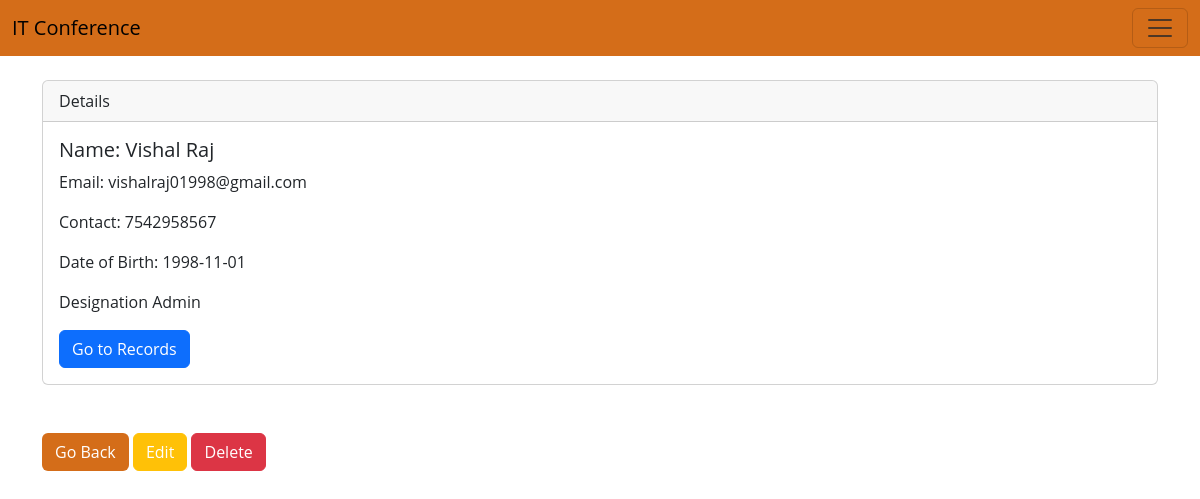
Screenshot of /view.php?id=7 with the database file from the repository.
### tables this page shows
CREATE TABLE IF NOT EXISTS `attendee` (
  `attendee_id` int(11) NOT NULL AUTO_INCREMENT,
  `attendee_name` varchar(100) NOT NULL,
  `attendee_dob` date NOT NULL,
  `attendee_contact` varchar(15) NOT NULL,
  `attendee_email` varchar(100) NOT NULL,
  `attendee_speciality` int(11) NOT NULL,
  PRIMARY KEY (`attendee_id`),
  KEY `fk_attendee_specility` (`attendee_speciality`)
);

CREATE TABLE IF NOT EXISTS `specilities` (
  `speciality_id` int(11) NOT NULL AUTO_INCREMENT,
  `name` varchar(100) NOT NULL,
  PRIMARY KEY (`speciality_id`)
);

### includes/db/conn.php (called while the page is built)
<?php
    $host='127.0.0.1';
    $db='attendance_db';
    $user='root';
    $pass='';
    $charset='utf8mb4';
    $dsn="mysql:host=$host;dbname=$db;charset=$charset";
    try{
        $pdo=new PDO($dsn,$user,$pass);
        $pdo -> setAttribute( PDO::ATTR_ERRMODE,PDO::ERRMODE_EXCEPTION);
    }catch(PDOException $e){
        throw new PDOException($e->getMessage());
    }
    require_once "includes/db/crud.php";
    $crud=new crud($pdo);
?>

### includes/db/crud.php (called while the page is built, shortened)
<?php
class crud
{
    private $db;
    function __construct($conn)
    {
        $this->db = $conn;
    }
    public function getAttendeeDetails($id)
    {
        try {
            $sql = "select * from attendee a inner join specilities s on a.attendee_speciality=s.speciality_id where a.attendee_id=:id";
            $stmt = $this->db->prepare($sql);
            $stmt->bindparam(':id', $id);
            $stmt->execute();
            $result = $stmt->fetch();
            return $result;
        } catch (PDOException $e) {
            $e->getMessage();
            return false;
        }
    }
}

### view.php (the view, shortened to what this page needs)
<?php
require_once "includes/header.php";
require_once "includes/db/conn.php";
if (isset($_GET['id'])) {
    $id = $_GET['id'];
    $result = $crud->getAttendeeDetails($id);
} else {
    echo "<div class='container mt-5'>";
    echo "<h1>Please Check the details; <span style='color:red;'>Something went wrong</span></h1>";
    echo "<a class='btn btn-primary' href='viewRecords.php'>Go Back to View Records<a>";
    echo "</div>";
    exit;
}
?>
<div class="container mt-5 m-main-container">
    <div class="card" style="margin-top:80px;">
        <div class="card-header">
            Details
        </div>
        <div class="card-body">
            <h5 class="card-title">Name: <?php echo $result['attendee_name']; ?></h5>
            <p class="card-text">Email: <?php echo $result['attendee_email']; ?></p>
            <p class="card-text">Contact: <?php echo $result['attendee_contact']; ?> </p>
            <p class="card-text">Date of Birth: <?php echo $result['attendee_dob']; ?> </p>
            <p class="card-text">Designation <?php echo $result['name']; ?> </p>
            <a href="viewRecords.php" class="btn btn-primary">Go to Records</a>
        </div>
    </div>
    <br>
    <br>
    <a class="btn" style="background-color: #d46d19; color:white" href="viewRecords.php">Go Back</a>
    <a class="btn btn-warning" style="color:white" href="edit.php?id=<?php echo $result['attendee_id'] ?>">Edit</a>
    <a onclick="return confirm('Do you want to delete the Record!')" class="btn btn-danger" style="color:white" href="delete.php?id=<?php echo $result['attendee_id'] ?>">Delete</a>
</div>
<?php require_once "includes/footer.php" ?>

### css/Styles.css (style rules this page uses)
body { font-family: "Open Sans", -apple-system, BlinkMacSystemFont, "Segoe UI", Roboto, Oxygen-Sans, Ubuntu, Cantarell, "Helvetica Neue", Helvetica, Arial, sans-serif; }
.m-main-container { margin-top: 80px; }

### rows the page displays
attendee: attendee_name "Vishal Raj", attendee_email "vishalraj01998@gmail.com", attendee_contact "7542958567", attendee_dob "1998-11-01", attendee_speciality.name "Admin"
